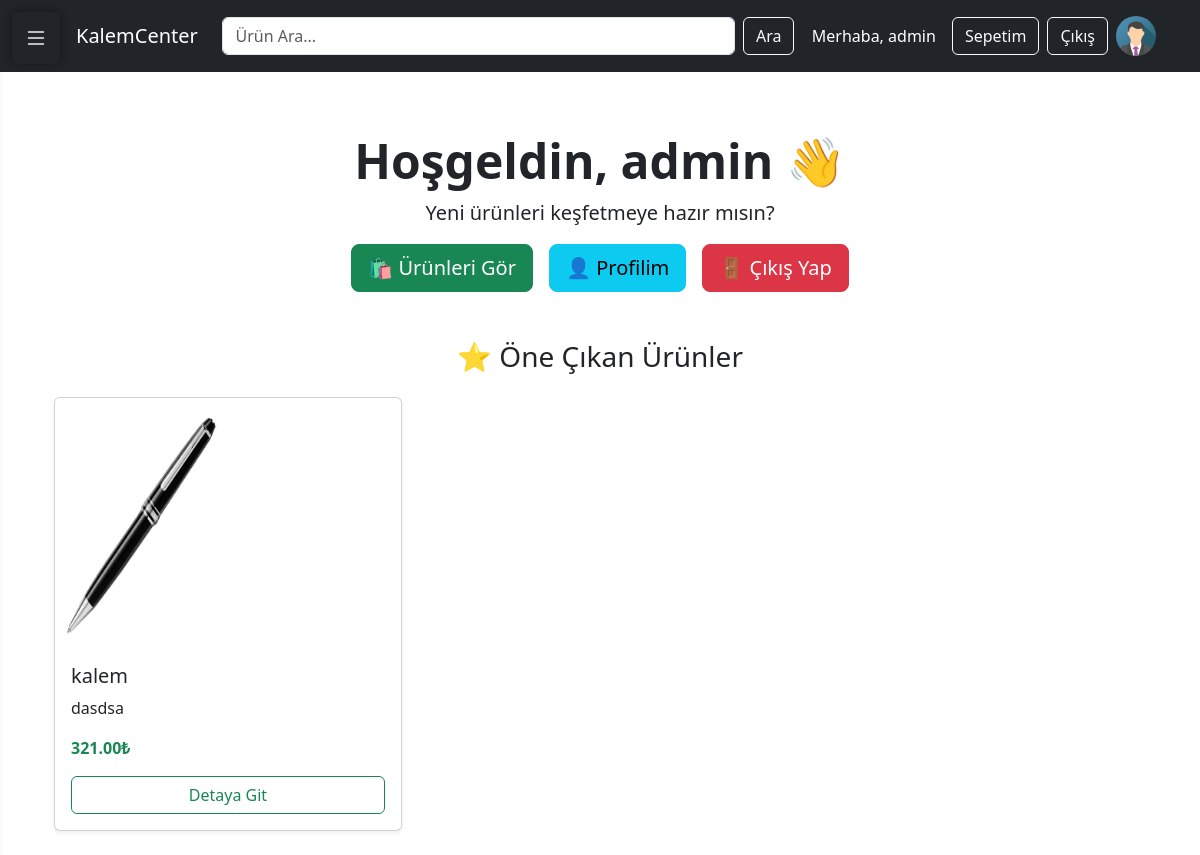
The app's page / (signed in) with its own data.
### main/models.py (models this page shows, shortened)
class UserProfile(models.Model):
    user = models.OneToOneField(User, on_delete=models.CASCADE)
    avatar = models.ImageField(upload_to='avatars/' , default='avatars/default.png' ,null=True, blank=True)

class Product(models.Model):
    name = models.CharField(max_length=100)
    description= models.TextField()
    price = models.DecimalField(max_digits=8, decimal_places=2)
    image = models.ImageField(upload_to='product_images/', blank=True, null=True)
    stock= models.PositiveIntegerField(default=0)
    category= models.ForeignKey(Category, on_delete=models.CASCADE, related_name='products')
    created_at=models.DateTimeField(auto_now_add=True)

### main/views.py (the view)
# urls.py: path('' , views.home , name='home'),
def home(request):
    products = Product.objects.all()
    return render(request,'main/home.html', {'products':products})

### main/context_processors.py (called while the page is built)
def categories_processor(request):
    categories = Category.objects.all()
    return {
        'categories': categories,
    }

### main/Templates/main/home.html (shortened to what this page needs)
{% extends 'main/base.html' %}
{% block content %}
<div class="container mt-5">
  <div class="text-center mb-5">
    {% if user.is_authenticated %}
      <h1 class="display-5 fw-bold">Hoşgeldin, {{ request.user.username }} 👋</h1>
      <p class="lead">Yeni ürünleri keşfetmeye hazır mısın?</p>
      <div class="d-flex justify-content-center gap-3 flex-wrap">
        <a href="{% url 'product_list' %}" class="btn btn-success btn-lg">🛍 Ürünleri Gör</a>
        <a href="{% url 'profile' %}" class="btn btn-info btn-lg">👤 Profilim</a>
        <a href="{% url 'logout' %}" class="btn btn-danger btn-lg">🚪 Çıkış Yap</a>
      </div>
    {% endif %}
  </div>
  <div class="mb-4">
    <h3 class="mb-4 text-center">⭐ Öne Çıkan Ürünler</h3>
    <div class="row row-cols-1 row-cols-md-3 g-4">
      {% for product in products %}
        <div class="col">
          <div class="card h-100 shadow-sm">
            <img src="{{ product.image.url }}" class="card-img-top w-50" alt="{{ product.name }}">
            <div class="card-body">
              <h5 class="card-title">{{ product.name }}</h5>
              <p class="card-text">{{ product.description|truncatewords:10 }}</p>
              <p class="text-success fw-bold">{{ product.price }}₺</p>
              <a href="{% url 'product_detail' product.id %}" class="btn btn-outline-success w-100">Detaya Git</a>
            </div>
          </div>
        </div>
      {% empty %}
        <p class="text-center">Henüz ürün yok.</p>
      {% endfor %}
    </div>
  </div>
</div>
{% endblock %}

### main/Templates/main/base.html (shortened to what this page needs)
<!DOCTYPE html>
<html lang="tr">
<head>
  <link href="https://cdn.jsdelivr.net/npm/bootstrap@5.3.3/dist/css/bootstrap.min.css" rel="stylesheet">
  <link href="https://cdn.jsdelivr.net/npm/bootstrap-icons@1.10.5/font/bootstrap-icons.css" rel="stylesheet">
  {% load static %}
</head>
<body>
<button class="btn btn-outline-light" id="sidebarToggle">
  <i class="bi bi-list"></i>
</button>
<nav class="navbar navbar-expand-lg navbar-dark bg-dark fixed-top p-3" style="z-index: 1040;">
  <div class="container-fluid">
    <a class="navbar-brand ms-5" href="{% url 'home' %}">KalemCenter</a>
    <form method="GET" action="{% url 'product_search' %}" class="mx-auto w-50 d-flex" role="search">
      <input class="form-control me-2" type="search" name="q" placeholder="Ürün Ara..." aria-label="Search">
      <button class="btn btn-outline-light" type="submit">Ara</button>
    </form>
    <div class="d-flex align-items-center ms-auto">
      {% if user.is_authenticated %}
        <span class="text-white me-3">Merhaba, {{ user.username }}</span>
        <a href="{% url 'cart_detail' %}" class="btn btn-outline-light me-2">Sepetim</a>
        <a class="btn btn-outline-light me-2" href="{% url 'logout' %}">Çıkış</a>
        <a href="{% url 'profile' %}" class="d-block me-3" style="width:40px; height:40px;">
          {% if user.userprofile.avatar %}
            <img src="{{ user.userprofile.avatar.url }}" alt="Profil" class="rounded-circle" style="width:40px; height:40px; object-fit: cover;">
          {% else %}
            <img src="{% static 'default-avatar.png' %}" alt="Profil" class="rounded-circle" style="width:40px; height:40px; object-fit: cover;">
          {% endif %}
        </a>
      {% else %}
        <a class="btn btn-outline-light me-2" href="{% url 'login' %}">Giriş Yap</a>
        <a class="btn btn-outline-light" href="{% url 'signup' %}">Kayıt Ol</a>
      {% endif %}
    </div>
  </div>
</nav>
<div id="main-content" class="container mt-4">
  {% block content %}
  {% endblock %}
</div>
</body>
</html>

### main/Templates/main/base.html (style rules this page uses)
body { overflow-x: hidden; }
#main-content { transition: margin-left 0.3s ease; padding-top: 60px; }
#sidebarToggle { position: fixed; top: 12px; left: 12px; z-index: 1100; border: none; padding: 8px 12px; font-size: 1.5rem; border-radius: 6px; cursor: pointer; backdrop-filter: blur(4px); box-shadow: 0 0 8px rgba(0, 0, 0, 0.4); }
.card-img-top { width: 400px; height: 250px; }

### records on screen
Product: image (picture), name "kalem", description "dasdsa", price "321.00"

### other values on screen
{{ user.username }} "admin"
{{ request.user.username }} "admin"
